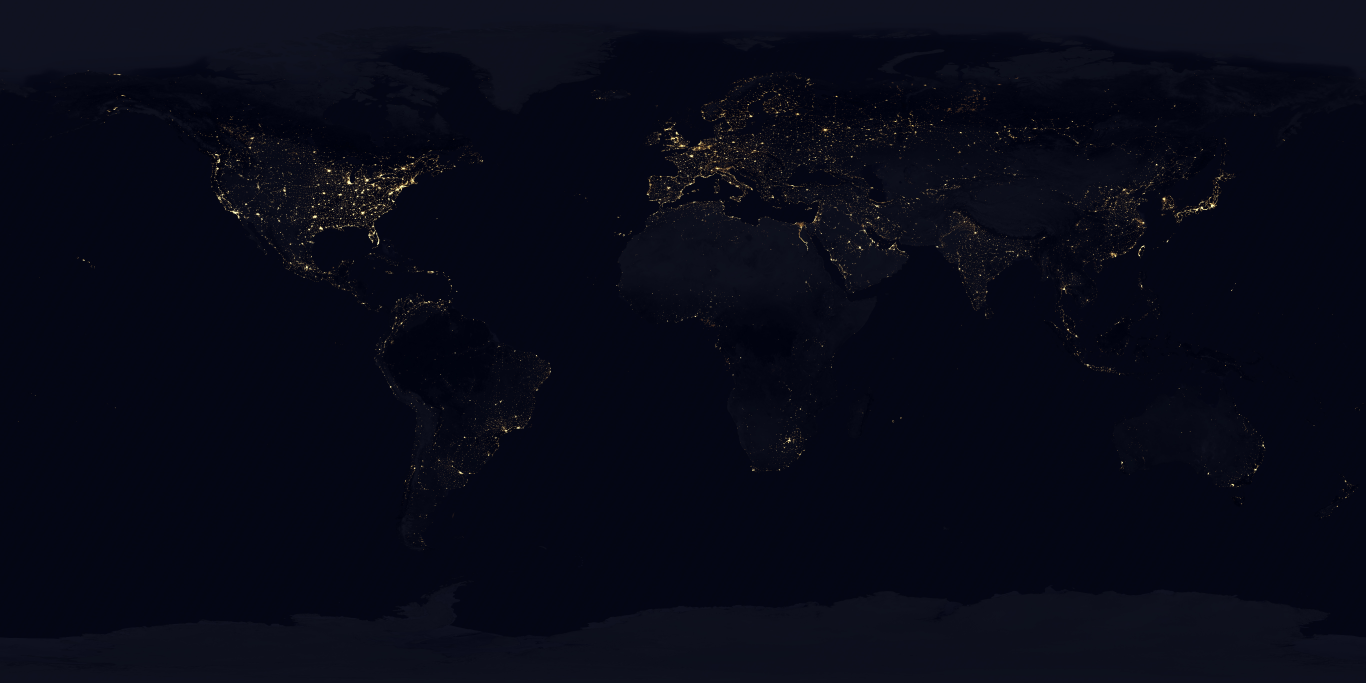
#> input picture assets/earth/8k_earth_nightmap.jpg, 8192 x 4096 px, given in place of 8k_earth_clouds.jpg, which was not available (shown at 1/6 size)
$ python bake_cloud_assets.py
#> lines starting #> are read from the running program, lines starting #| are printed output that depends on the picture; pictures that were not available may be replaced by others from this repository, and a replacement may not be noted
"""Bake deterministic linear cloud data; runtime performs no weather simulation.

Requires NumPy and Pillow. Run from any directory. Every generated image is a
linear numeric texture, not an sRGB image; do not use source_color in shaders.
"""
from pathlib import Path
import argparse
import hashlib
import json
import math
import numpy as np
from PIL import Image, ImageFilter

ROOT = Path(__file__).resolve().parents[1]
OUT = ROOT / 'assets' / 'earth' / 'clouds'
SEED = 260909
rng = np.random.default_rng(SEED)


def smoothstep(a, b, x):
#> called with a = 0.115, b = 0.84
    t = np.clip((x - a) / (b - a), 0.0, 1.0)
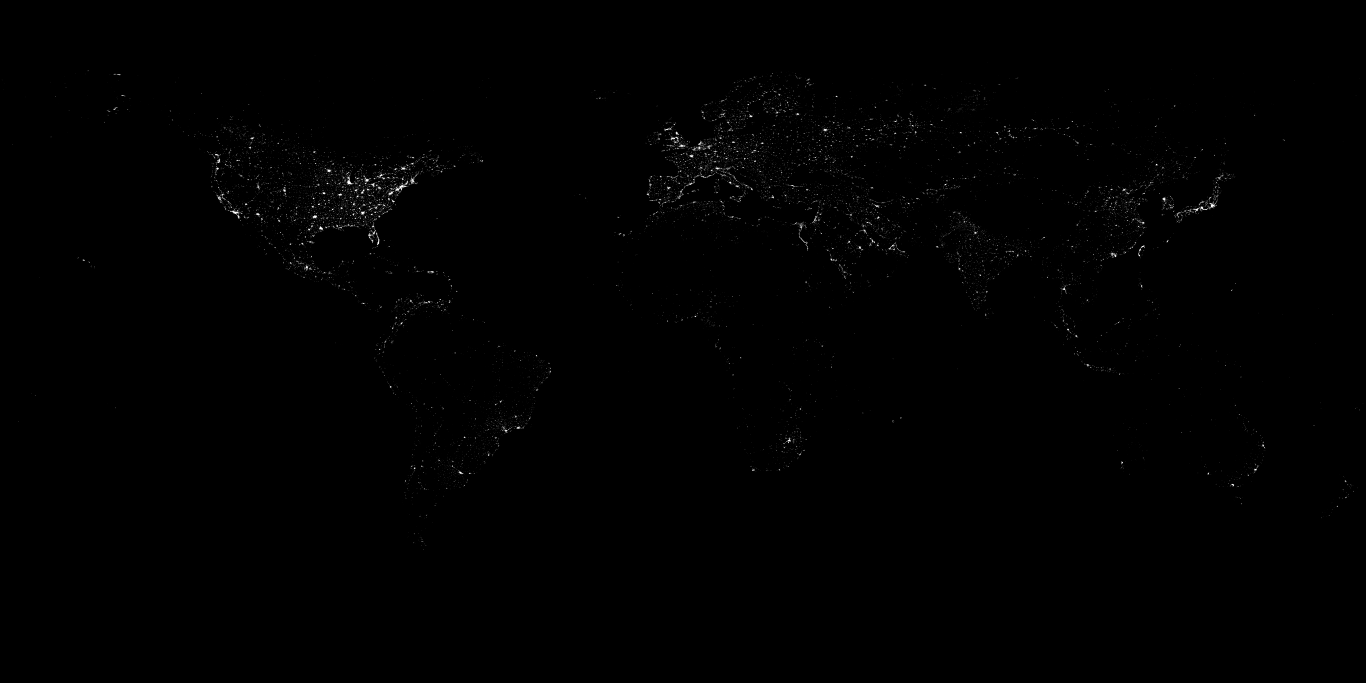
#> t: shape (2048, 4096) float32 (shown at 1/3 size); min 0, max 1, mean 0.00335
    return t * t * (3.0 - 2.0 * t)


# [37 lines left out: functions grid, sample, value_noise, not called in this run]


def blur_periodic(field, radius):
    """Pillow Gaussian with longitude padding; padding never modifies seam."""
#> called with radius = 4
    pad = int(math.ceil(radius * 4)) + 2
    encoded = np.round(np.clip(field, 0, 1) * 255).astype(np.uint8)
    padded = np.pad(encoded, ((0, 0), (pad, pad)), mode='wrap')
    blurred = np.asarray(Image.fromarray(padded).filter(ImageFilter.GaussianBlur(radius)), dtype=np.float32) / 255.0
    return blurred[:, pad:-pad]


def pack_cloud(coverage, thickness, gradient_gain):
#> called with gradient_gain = 20
    h, w = coverage.shape
#> h = 2048; w = 4096
    # Cloud top grows slowly with optical depth; prefiltered gradients avoid
    # embossed hard edges and are stored instead of per-fragment derivatives.
    height = blur_periodic(np.power(thickness, 0.75), max(1.3, w / 1700.0))
    dx = (np.roll(height, -1, axis=1) - np.roll(height, 1, axis=1)) * 0.5
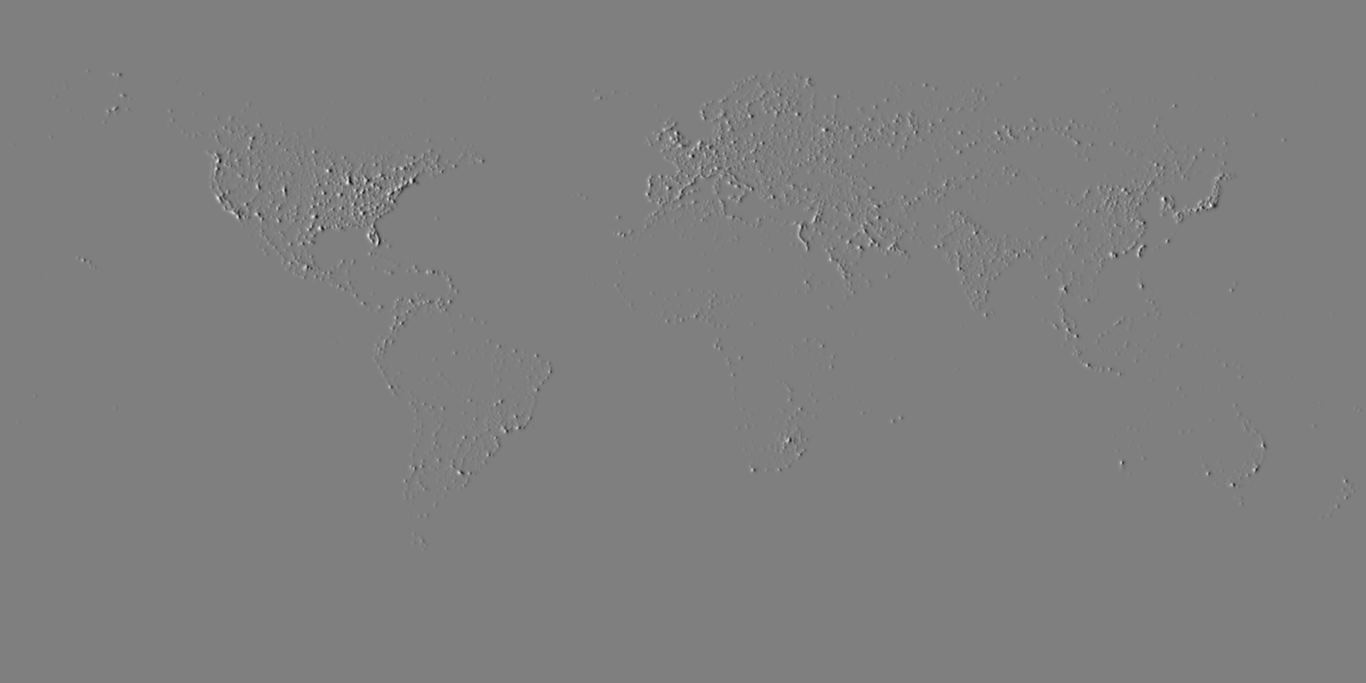
#> dx: shape (2048, 4096) float32 (shown at 1/3 size); min -0.0961, max 0.0961, mean -5.25e-13; drawn with min black and max white
    dy = np.gradient(height, axis=0)
    lat = (0.5 - (np.arange(h, dtype=np.float32) + 0.5) / h) * np.pi
    pole_fade = smoothstep(0.04, 0.20, np.cos(lat))[:, None]
    # UV pixels correspond to equal angular increments because width=2*height.
    # Suppress the tangent field at the singular poles instead of amplifying it.
    dx = np.clip(dx * gradient_gain, -0.95, 0.95) * pole_fade
    dy = np.clip(dy * gradient_gain, -0.95, 0.95) * pole_fade
    packed = np.stack([coverage, dx * 0.5 + 0.5, dy * 0.5 + 0.5, thickness], axis=-1)
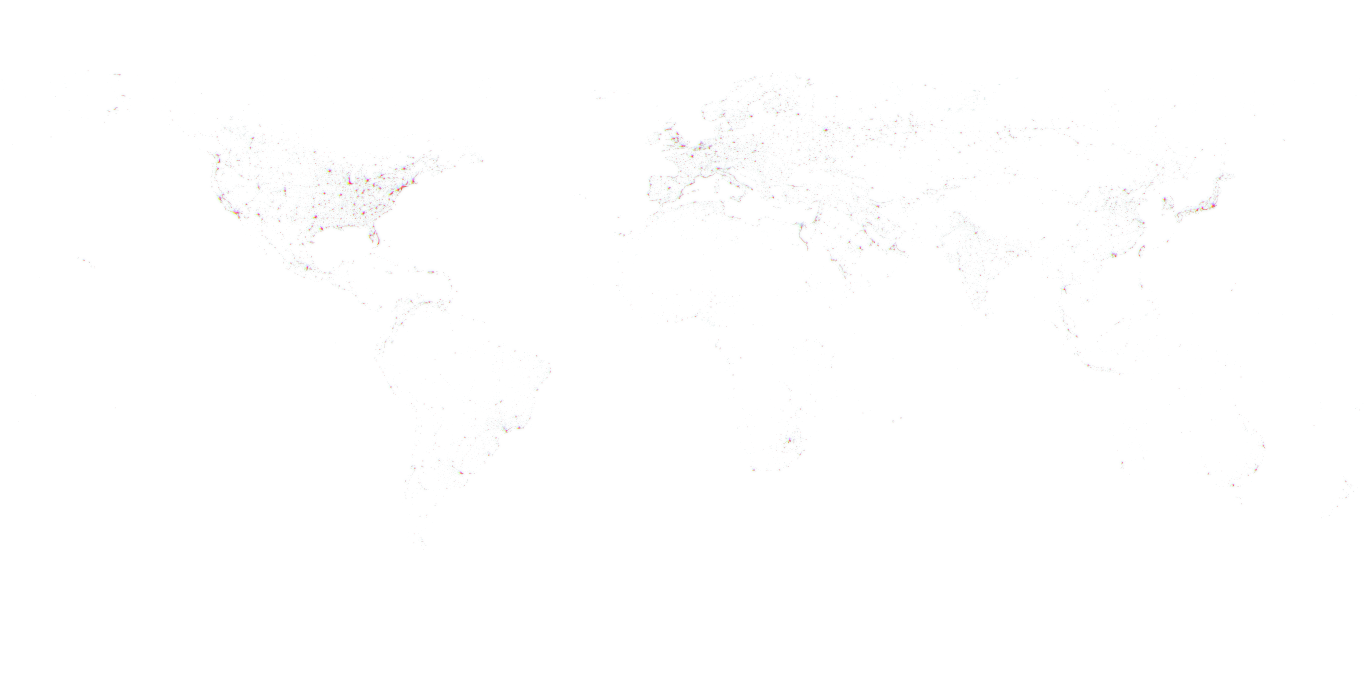
#> packed: shape (2048, 4096, 4) float32 (shown at 1/3 size); mean of channels 0, 1, 2, 3 0.00294, 0.5, 0.5, 0.0032; transparent parts drawn white
    return np.round(np.clip(packed, 0, 1) * 255).astype(np.uint8)
#> returned value: shape (2048, 4096, 4)


def polar_contract(data):
    """Collapse only a 0.5% cap; exact longitude convergence inside v=0.0015."""
    h = data.shape[0]
#> h = 2048
    distance = np.minimum((np.arange(h) + 0.5) / h, 1.0 - (np.arange(h) + 0.5) / h)
#> distance = 2048 values, max 0.5 at index 1023, min 0.000244 at index 0, mean 0.25
    rows = np.flatnonzero(distance < 0.005)
#> rows = 20 values from 0 to 2047
    for row in rows:
        amount = float(smoothstep(0.0015, 0.005, distance[row]))
        values = data[row].astype(np.float32)
        neutral = np.array([values[:, 0].mean(), 128.0, 128.0, values[:, 3].mean()], dtype=np.float32)
        data[row] = np.round(neutral + (values - neutral) * amount).astype(np.uint8)
#> this loop made 20 passes
#> (t in smoothstep, amount) on passes 1 to 12: (0, 0), (0, 0), (0, 0), (0.0597, 0.0103), (0.199, 0.103), (0.339, 0.266), (0.478, 0.467), (0.618, 0.673), (0.757, 0.852), (0.897, 0.97), (0.897, 0.97), (0.757, 0.852)
    return data


def main_clouds():
    source = Image.open(ROOT / 'assets' / 'earth' / '8k_earth_clouds.jpg').convert('L')
    original = np.asarray(source.resize((4096, 2048), Image.Resampling.LANCZOS), dtype=np.float32) / 255.0
    coverage = smoothstep(0.115, 0.84, original)
    # Broad interiors retain optical depth; thin edges stay translucent.
    interior = blur_periodic(coverage, 4.0)
    thickness = np.clip(np.power(coverage, 0.80) * 0.65 + interior * 0.35, 0, 1)
    return polar_contract(pack_cloud(coverage, thickness, 20.0))


# [93 lines left out: functions cirrus_clouds, wind_field, not called in this run]


def import_config(name, compressed):
    source = 'res://assets/earth/clouds/' + name
    digest = hashlib.md5(source.encode()).hexdigest()
    suffix = '.s3tc.ctex' if compressed else '.ctex'
    cache = 'res://.godot/imported/' + name + '-' + digest + suffix
    remap = ('path.s3tc=' if compressed else 'path=') + json.dumps(cache)
    metadata = '{"imported_formats": ["s3tc"], "vram_texture": true}' if compressed else '{"vram_texture": false}'
    return f'''[remap]

importer="texture"
type="CompressedTexture2D"
{remap}
metadata={metadata}

[deps]

source_file="{source}"
dest_files=["{cache}"]

[params]

compress/mode={2 if compressed else 0}
compress/high_quality=true
compress/lossy_quality=0.95
compress/uastc_level=0
compress/rdo_quality_loss=0.0
compress/hdr_compression=1
compress/normal_map=2
compress/channel_pack=0
mipmaps/generate=true
mipmaps/limit=-1
roughness/mode=0
roughness/src_normal=""
process/channel_remap/red=0
process/channel_remap/green=1
process/channel_remap/blue=2
process/channel_remap/alpha=3
process/fix_alpha_border=false
process/premult_alpha=false
process/normal_map_invert_y=false
process/hdr_as_srgb=false
process/hdr_clamp_exposure=false
process/size_limit=0
detect_3d/compress_to=0
'''


def write_asset(name, data, compressed, stats):
#> called with name = 'main_clouds.png', compressed = True
    path = OUT / name
    Image.fromarray(data).save(path, optimize=True)
    (OUT / (name + '.import')).write_text(import_config(name, compressed), encoding='utf-8')
    values = data.astype(np.float32) / 255.0
    channels = {}
    for index, label in enumerate('RGBA'):
        channel = values[:, :, index]
        channels[label] = {'min': float(channel.min()), 'max': float(channel.max()), 'mean': float(channel.mean()), 'p95': float(np.percentile(channel, 95))}
#> after the loop, channels = 4 items
    seam = np.abs(values[:, 0] - values[:, -1]).mean(axis=0)
#> seam = [0, 3.06e-05, 0, 0]
    adjacency = np.abs(values[:, 1:] - values[:, :-1]).mean(axis=(0, 1))
#> adjacency = [0.00299, 0.00244, 0.00161, 0.00229]
#> (the run stopped early here; a loop or call above may not have finished)

$ run again, on assets/models/factories/interceptor_surface_emission.png
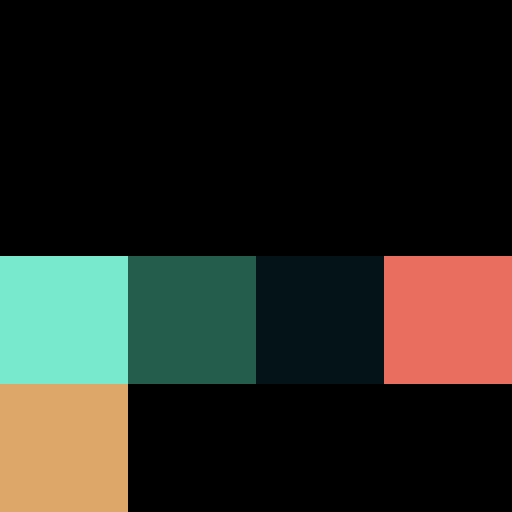
#> input picture assets/models/factories/interceptor_surface_emission.png, 1024 x 1024 px, given in place of 8k_earth_clouds.jpg, which was not available (shown at 1/2 size)
#> padded: shape (2048, 4120)
#> blurred: shape (2048, 4120) float32
#> in pack_cloud, `dx = (np.roll(height, -1, axis=1) - np.roll(height, 1, axis=1)) * 0.5`:
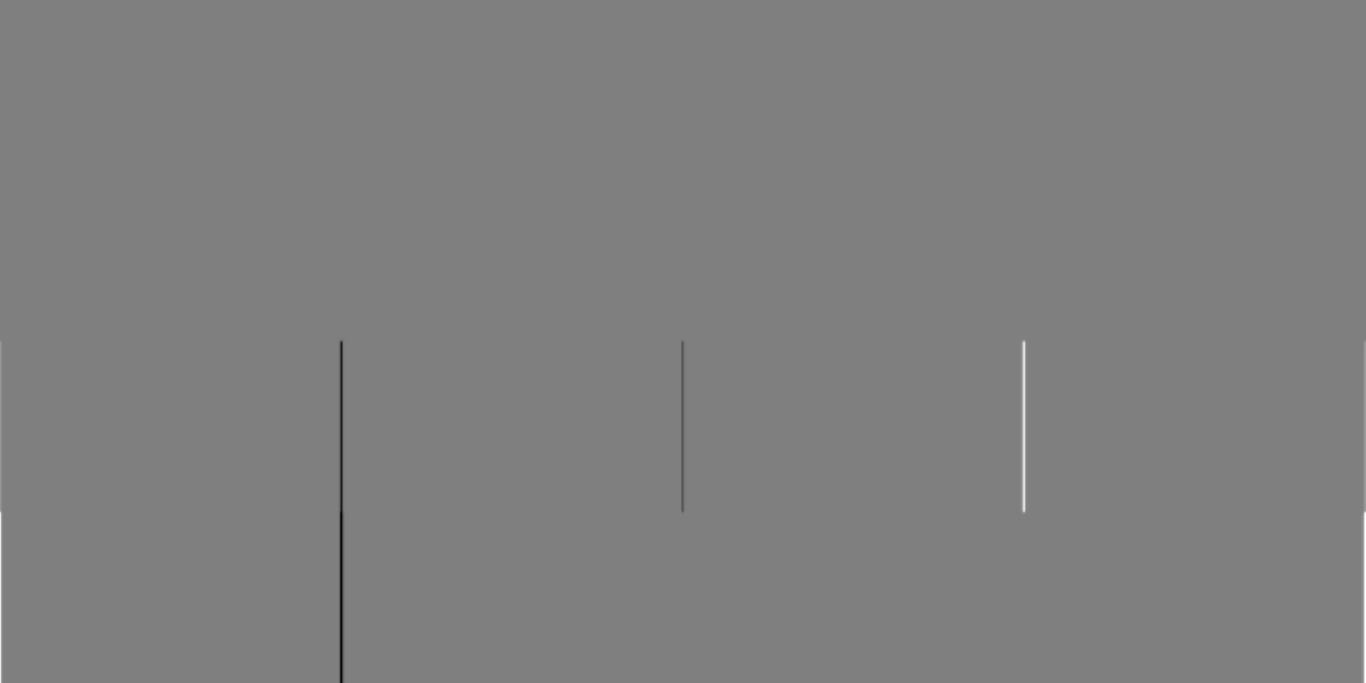
#> dx: shape (2048, 4096) float32 (shown at 1/3 size); min -0.112, max 0.112, mean -5.28e-14; drawn with min black and max white
#> in pack_cloud, `packed = np.stack([coverage, dx * 0.5 + 0.5, dy * 0.5 + 0.5, thickness..`:
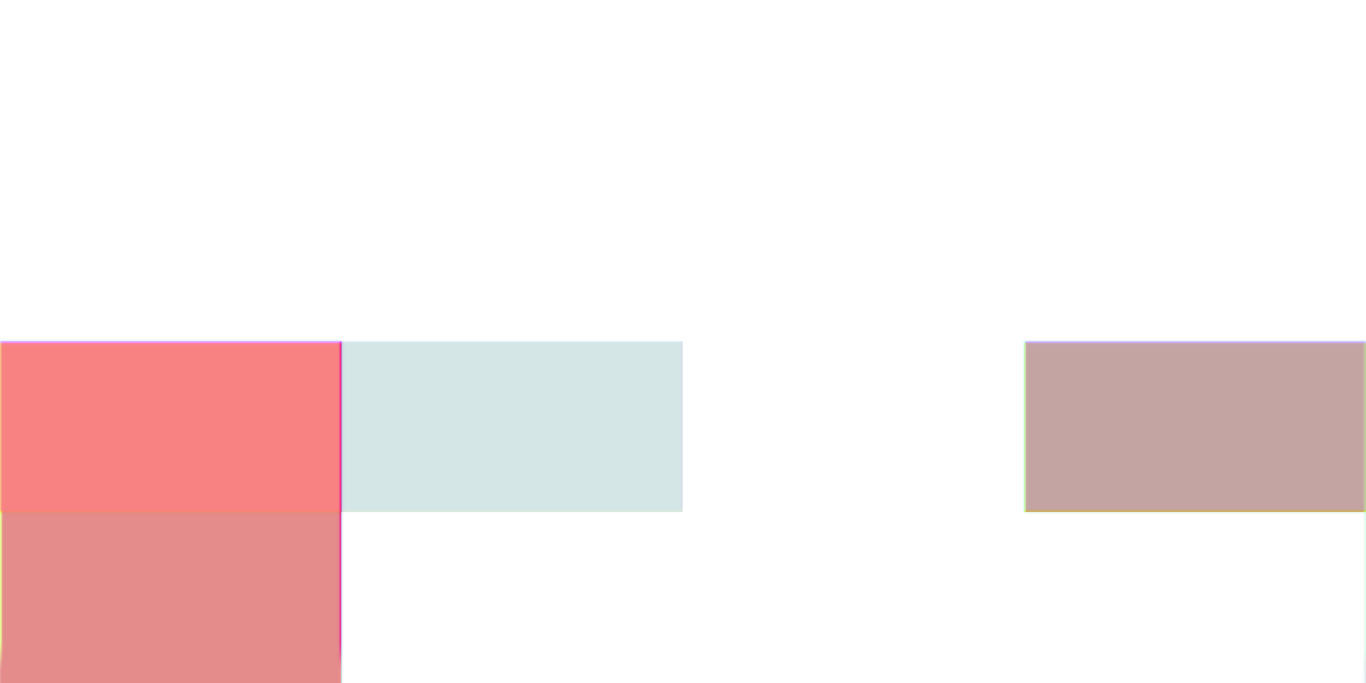
#> packed: shape (2048, 4096, 4) float32 (shown at 1/3 size); mean of channels 0, 1, 2, 3 0.168, 0.5, 0.501, 0.174; transparent parts drawn white
#> in polar_contract, `h = data.shape[0]`: h = 2048
#> distance = 2048 values, max 0.5 at index 1023, min 0.000244 at index 0, mean 0.25
#> rows = 20 values from 0 to 2047
#> the loop in polar_contract, `for row in rows:` made 20 passes
#> (t in smoothstep, amount, neutral) on passes 1 to 8: (0, 0, [0, 128, 128, 0]), (0, 0, [0, 128, 128, 0]), (0, 0, [0, 128, 128, 0]), (0.0597, 0.0103, [0, 128, 128, 0]), (0.199, 0.103, [0, 128, 128, 0]), (0.339, 0.266, [0, 128, 128, 0]), (0.478, 0.467, [0, 128, 128, 0]), (0.618, 0.673, [0, 128, 128, 0])
#> after the loop in write_asset, `for index, label in enumerate('RGBA'):`: channels = 4 items
#> seam = [0.291, 8.43e-05, 0.000471, 0.194]
#> adjacency = [0.000209, 0.000295, 4.16e-06, 0.000196]
